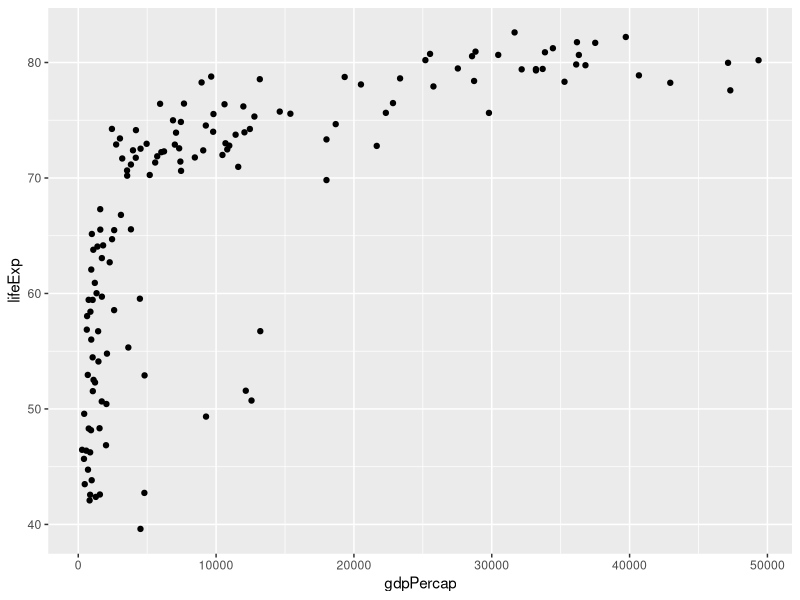
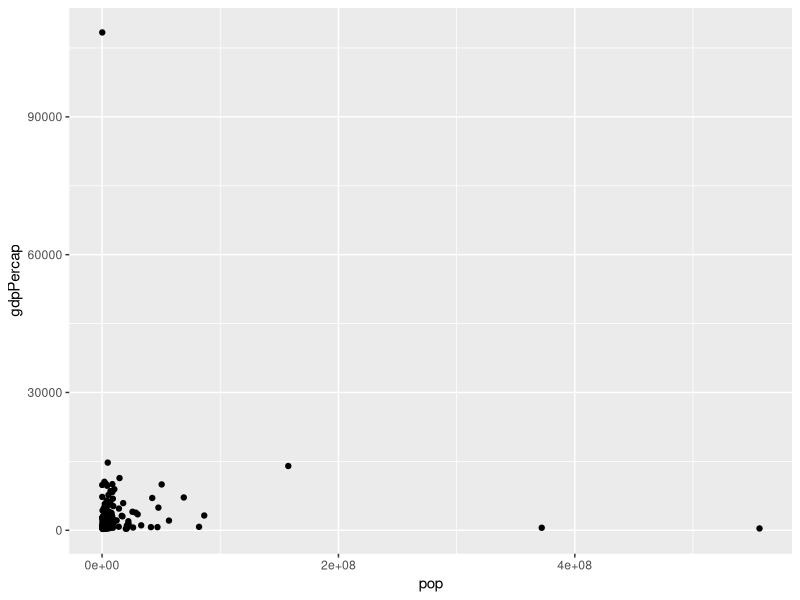
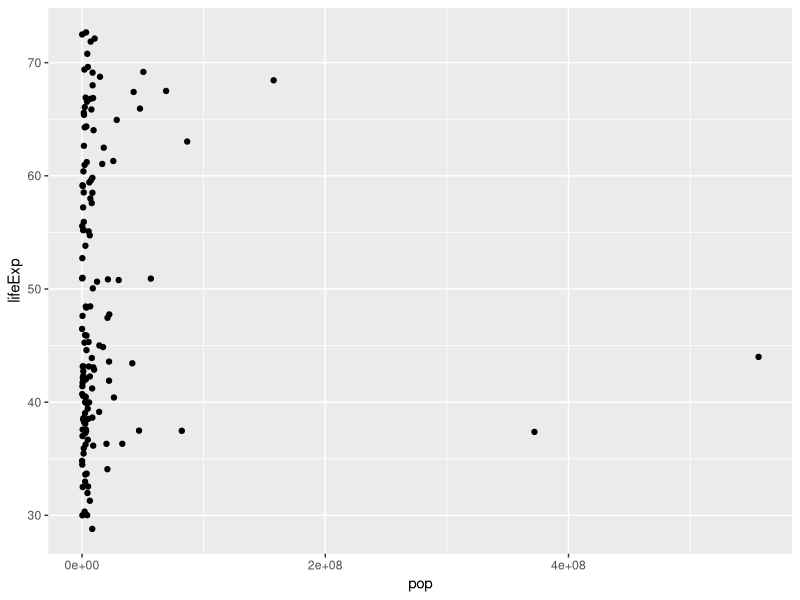
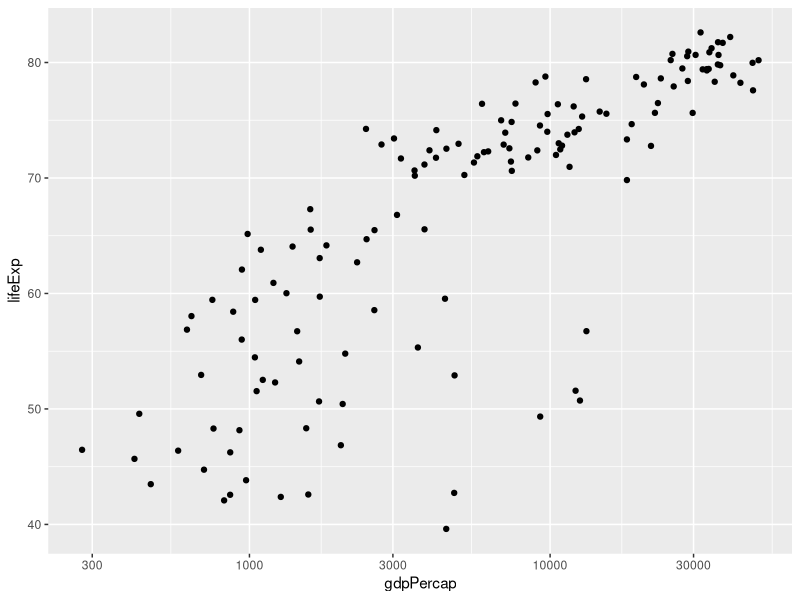
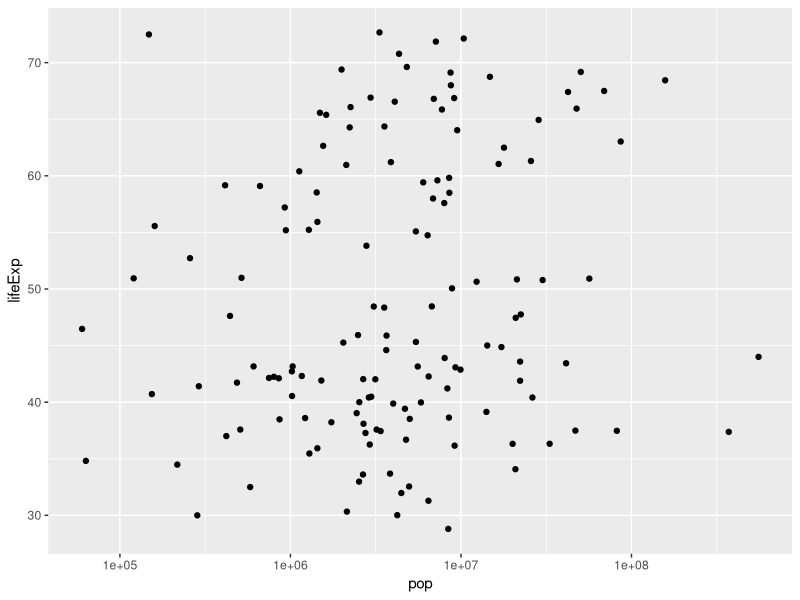
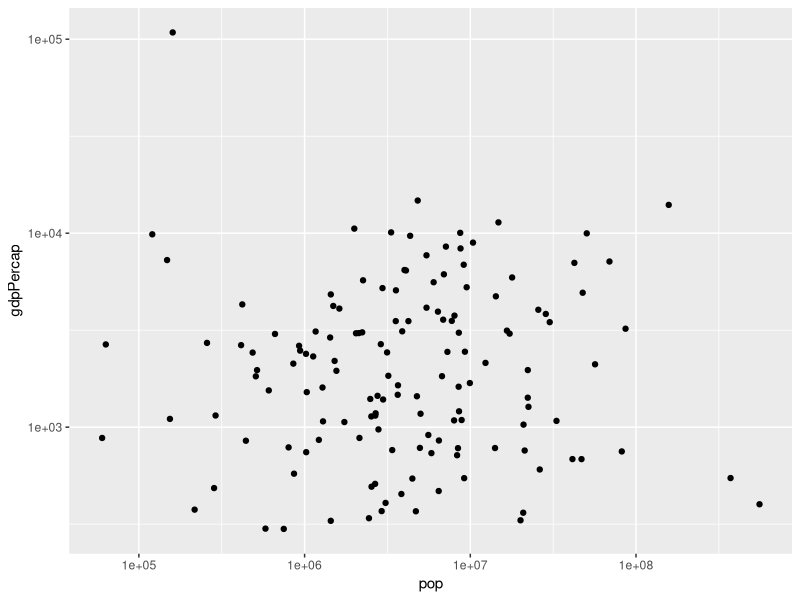
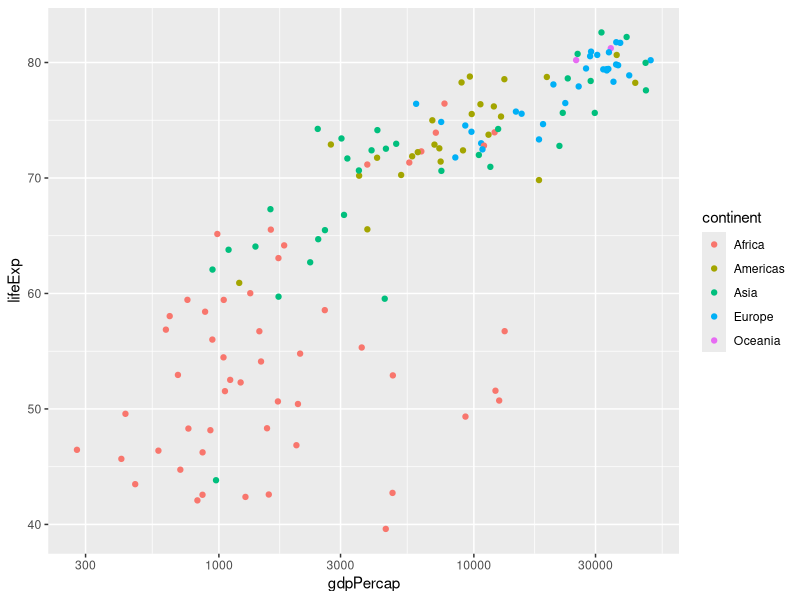
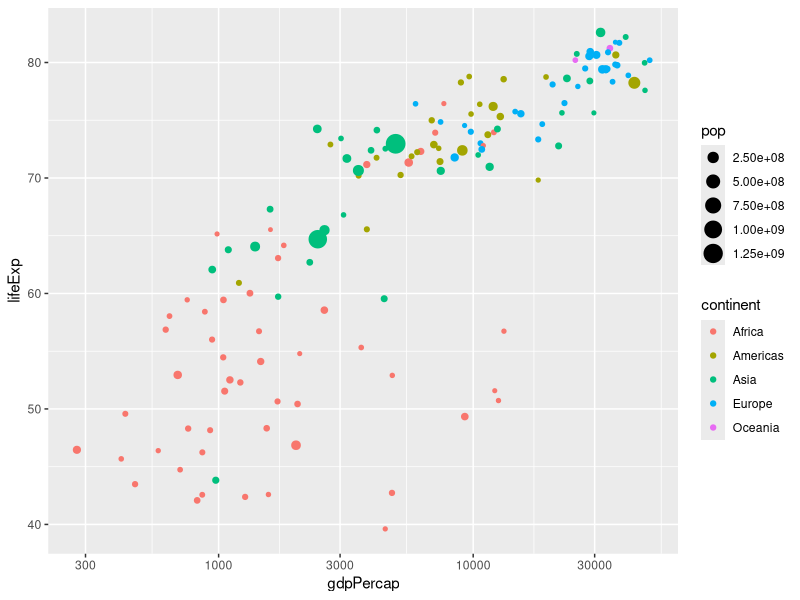

Recreate these plots in R, in order.
## ---- chunk 1
library(dplyr)
library(ggplot2)
library(readr)
## ---- chunk 2
gapminder <- read_tsv("gapminder.tsv", col_names = TRUE)
## ---- chunk 3
gapminder_07 <- gapminder %>%
    filter(year == 2007)
## ---- chunk 4
# relationship bewteen a country's wealth and life expectancy
ggplot(gapminder_07, aes(x = gdpPercap, y = lifeExp)) +
    geom_point()
## ---- chunk 5
gapminder_1952 <- gapminder %>%
    filter(year == 1952)
## ---- chunk 6
# put pop on the x-axis and gdpPercap on the y-axis
ggplot(gapminder_1952, aes(x = pop, y = gdpPercap)) +
  geom_point()
## ---- chunk 7
# Create a scatter plot with pop on the x-axis and lifeExp on the y-axis
ggplot(gapminder_1952, aes(x = pop, y = lifeExp)) + 
    geom_point()
## ---- chunk 8
ggplot(gapminder_07, aes(x = gdpPercap, y = lifeExp)) +
  geom_point() +
  scale_x_log10()
## ---- chunk 9
ggplot(gapminder_1952, aes(x = pop, y = lifeExp)) +
  geom_point() +
  scale_x_log10()
## ---- chunk 10
ggplot(gapminder_1952, aes(x = pop, y = gdpPercap)) +
  geom_point() +
  scale_x_log10() +
  scale_y_log10()
## ---- chunk 11
# added color
ggplot(gapminder_07, aes(x = gdpPercap, y = lifeExp, color = continent)) +
  geom_point() +
  scale_x_log10()
## ---- chunk 12
# including population as size of points
ggplot(gapminder_07, aes(x = gdpPercap, y = lifeExp,
                         color = continent,
                         size = pop)) +
  geom_point() +
  scale_x_log10()
## ---- chunk 13
# including color
ggplot(gapminder_1952, aes(x = pop, y = lifeExp,
                           color = continent)) +
  geom_point() +
  scale_x_log10()
## ---- chunk 14
# including size
ggplot(gapminder_1952, aes(x = pop, y = lifeExp,
                           color = continent,
                           size = gdpPercap)) +
  geom_point() +
  scale_x_log10()
## ---- chunk 15
ggplot(gapminder_07, aes(x = gdpPercap, y = lifeExp)) +
  geom_point() +
  scale_x_log10() +
  facet_wrap(~ continent)
## ---- chunk 16
ggplot(gapminder_1952, aes(x = pop, y = lifeExp)) +
  geom_point() +
  scale_x_log10() +
  facet_wrap(~ continent)
## ---- chunk 17
ggplot(gapminder, aes(x = gdpPercap, y = lifeExp,
                      color = continent,
                      size = pop)) +
  geom_point() +
  scale_x_log10() +
  facet_wrap(~ year)
